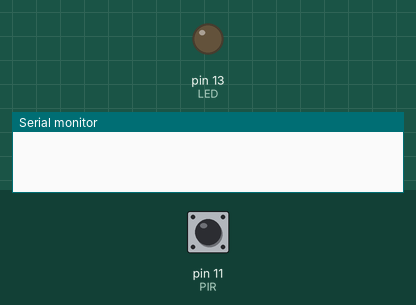
Simulated run of this sketch. Board: Arduino Uno, built with avr-gcc and run on an emulated ATmega328P. On the bench: output pins drawn as LEDs (lit = HIGH), the last lines printed to the serial monitor. Dashed ring = blinking. Inputs (shaded band) come from the test bench; at power-on: pin 11 (PIR) LOW.

Above: at 1.2 s.
1.3 s: pin 11 (PIR) driven HIGH
At 1.9 s:
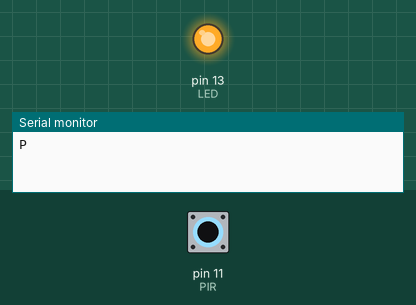
2.8 s: pin 11 (PIR) driven LOW
At 3.1 s:
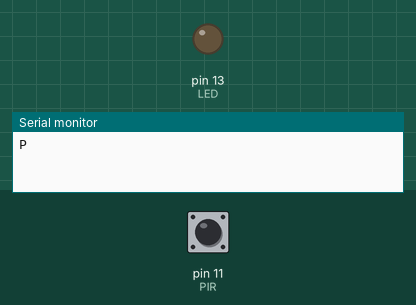
4.3 s: pin 11 (PIR) pulsed HIGH 2 times (0.12 s each, 0.3 s apart)
At 4.36 s:
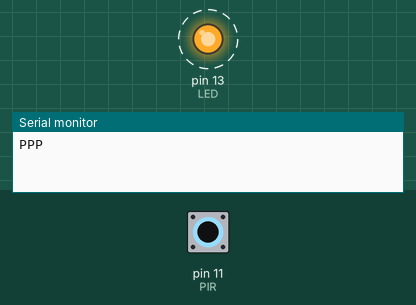
Timing chart, 0 to 7.3 s (numbered marks = the images above; inputs shaded):
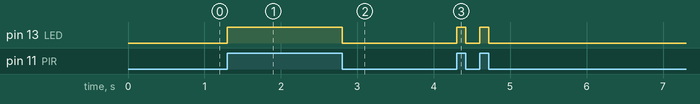

Measured:
- after the input at 1.3 s, pin 13 (LED): LOW → HIGH at once
- after the input at 2.8 s, pin 13 (LED): HIGH → LOW at once
- after the input at 4.3 s, pin 13 (LED): alternates HIGH for 0.12 s and LOW for 0.18 s, 4 changes in all, then stays LOW, starting at once

The sketch:

DetectionSystem.ino
```cpp
#define PIR  11
#define LED  13

boolean t;

void setup()
{
  pinMode(PIR, INPUT);
  pinMode(LED, OUTPUT);
  Serial.begin(9600);
  t = false;
}

void loop()
{
  if (digitalRead(PIR) == HIGH && !t) {
    Serial.write('P');
    t = true;
    digitalWrite(LED, HIGH);
  }
  if (digitalRead(PIR) == LOW && t) {
    t = false;
    digitalWrite(LED, LOW);
  }
}
```
